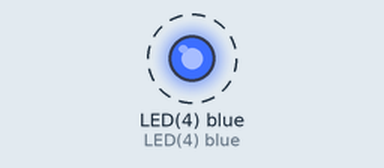
This program was run on a simulated pyboard running MicroPython. On the bench: output pins drawn as LEDs (lit = HIGH). Dashed ring = blinking. What the program prints to the serial console is not drawn. At 9.5 s the program stops and its outputs stay as they are.

Above: at 0.12 s.
Timing chart, 0 to 3.0 s (numbered marks = the images above):
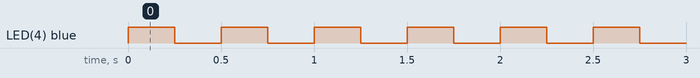

Measured:
- by itself, LED(4) blue: alternates HIGH for 0.25 s and LOW for 0.25 s, 38 changes in all, then stays LOW

The program:

example1_blue_led.py
```python
#
# MicroPython for the IOT
#
# Example 1
#
# Turn on the blue LED (4 = Blue)
#
# Dr. Charles Bell
#
import pyb              # Import the Pyboard library

led = pyb.LED(4)        # Get the LED instance
led.off()               # Make sure it's off first

for i in range(1, 20):  # Run the indented code 20 times
    led.on()            # Turn LED on
    pyb.delay(250)      # Wait for 250 milleseconds
    led.off()           # Turn LED off
    pyb.delay(250)      # Wait for 250 milleseconds

led.off()               # Turn the LED off at the end
print("Done!")          # Goodbye!
```
